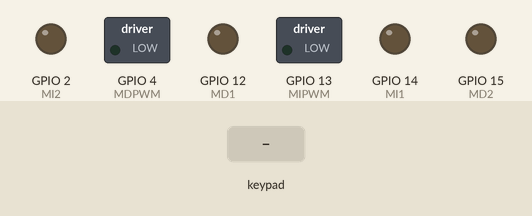
Recording of a sketch running on a simulated ESP32. Shown: switched loads named in the sketch (green lamp = pin HIGH), output pins drawn as LEDs (lit = HIGH). Inputs (shaded band) come from the test bench. Nothing arrives over Bluetooth unless stated.

Above: at 1.2 s.
1.3 s: key 'U' pressed
At 1.69 s:
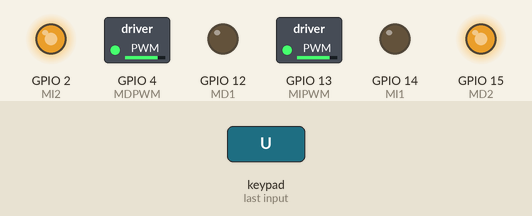
4.3 s: key 'D' pressed
At 4.69 s:
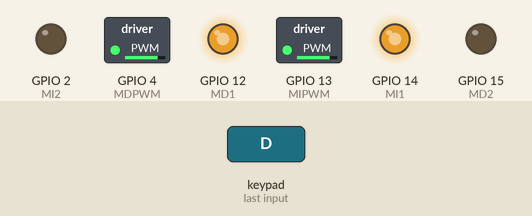
7.3 s: key 'L' pressed
At 7.69 s:
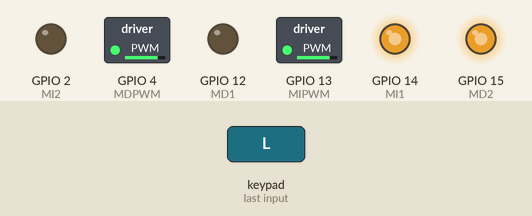
10.3 s: key 'R' pressed
Timing chart, 0 to 13.3 s (numbered marks = the images above; inputs shaded):
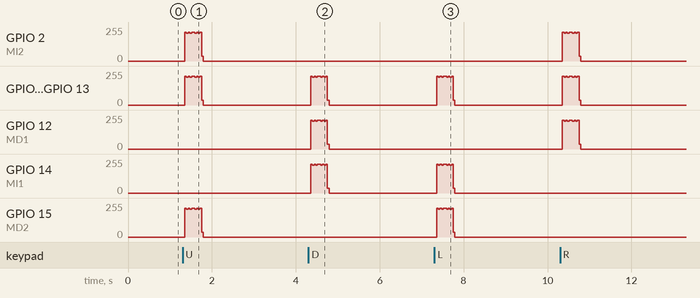

The sketch:

Codigo_final_coche.ino
```cpp
#include <PS4Controller.h>

// MOTORES
#define MI1 14      // Dirección motor izquierdo (pin 14)
#define MI2 2       // Dirección motor izquierdo (pin 2)
#define MIPWM 13    // PWM motor izquierdo (pin 13)
#define MD1 12      // Dirección motor derecho (pin 12)
#define MD2 15      // Dirección motor derecho (pin 15)
#define MDPWM 4     // PWM motor derecho (pin 4)

#define freq 5000
#define MD1_PWM 2   // Canal PWM motor derecho
#define MI1_PWM 4   // Canal PWM motor izquierdo

int Rpwm = 0, Lpwm = 0;
int speed_rc = 255;
int minspeed_rc = 30;

void setup() {
    // Configuración de PWM
    ledcSetup(MD1_PWM, freq, 8); // Config de PWM MD1
    ledcSetup(MI1_PWM, freq, 8); // Config de PWM MI1

    // Configuración de pines
    pinMode(MD1, OUTPUT);
    pinMode(MD2, OUTPUT);
    pinMode(MI1, OUTPUT);
    pinMode(MI2, OUTPUT);

    // Asignar PWM a los pines
    ledcAttachPin(MDPWM, MD1_PWM);
    ledcAttachPin(MIPWM, MI1_PWM);

    mstop(1);
    PS4.attachOnConnect(onConnect);
    PS4.begin();
    mstop(80);
}

void loop() {
    // Controles de dirección con el joystick izquierdo (avance/retroceso progresivo)
    if (PS4.LStickY() >= 5) {  // Joystick arriba (avanzar)
        Lpwm = map(PS4.LStickY(), 6, 127, minspeed_rc, speed_rc);
        Rpwm = Lpwm;  // Ambos motores deben avanzar al mismo ritmo
        forward(Rpwm, Lpwm, 2);
    }
    if (PS4.LStickY() <= -5) {  // Joystick abajo (retroceder)
        Lpwm = map(PS4.LStickY(), -6, -128, minspeed_rc, speed_rc);
        Rpwm = Lpwm;  // Ambos motores deben retroceder al mismo ritmo
        backward(Rpwm, Lpwm, 2);
    }

    // Controles de dirección con el joystick derecho (girar)
    if (PS4.RStickX() >= 5) {  // Joystick derecho hacia la derecha (girar)
        Lpwm = map(PS4.RStickX(), 6, 127, minspeed_rc, speed_rc);
        Rpwm = -Lpwm;  // Un lado avanza y el otro retrocede
        right(Rpwm, Lpwm, 2);
    }
    if (PS4.RStickX() <= -5) {  // Joystick derecho hacia la izquierda (girar)
        Lpwm = map(PS4.RStickX(), -6, -128, minspeed_rc, speed_rc);
        Rpwm = -Lpwm;  // Un lado avanza y el otro retrocede
        left(Rpwm, Lpwm, 2);
    }

    // Controles de botones sin PWM (máxima velocidad)
    if (PS4.Up()) {
        forward(255, 255, 5);  // Avanzar sin PWM
    }
    if (PS4.Down()) {
        backward(255, 255, 5);  // Retroceder sin PWM
    }
    if (PS4.Right()) {
        right(255, 255, 5);  // Girar sin PWM hacia la derecha
    }
    if (PS4.Left()) {
        left(255, 255, 5);  // Girar sin PWM hacia la izquierda
    }

    // Detener motores cuando los joysticks estén en el centro
    if ((PS4.RStickX() > -10 && PS4.RStickX() < 10) && (PS4.LStickY() > -10 && PS4.LStickY() < 10)) {
        mstop(1);
    }
}

void onConnect() {
    PS4.setLed(70, 0, 70);
    PS4.sendToController();
}

// Función para avanzar
void forward(byte PWM1, byte PWM2, int T) {
    ledcWrite(MD1_PWM, PWM1);
    ledcWrite(MI1_PWM, PWM2);
    digitalWrite(MD1, LOW);  // Ambos motores derecho avanzan
    digitalWrite(MD2, HIGH);
    digitalWrite(MI1, LOW);  // Ambos motores izquierdo avanzan
    digitalWrite(MI2, HIGH);
    delay(T);
}

// Función para retroceder
void backward(byte PWM1, byte PWM2, int T) {
    ledcWrite(MD1_PWM, PWM1);
    ledcWrite(MI1_PWM, PWM2);
    digitalWrite(MD1, HIGH);   // Motores derecho retroceden (correcto)
    digitalWrite(MD2, LOW);    // Cambiado: MD2 debe ser LOW para retroceder
    digitalWrite(MI1, HIGH);   // Motores izquierdo retroceden (correcto)
    digitalWrite(MI2, LOW);    // Cambiado: MI2 debe ser LOW para retroceder
    delay(T);
}

// Función para girar a la derecha
void right(byte PWM1, byte PWM2, int T) {
    ledcWrite(MD1_PWM, PWM1);
    ledcWrite(MI1_PWM, PWM2);
    digitalWrite(MD1, HIGH);   // Motores derecho avanzan
    digitalWrite(MD2, LOW);
    digitalWrite(MI1, LOW);  // Motores izquierdo retroceden
    digitalWrite(MI2, HIGH);
    delay(T);
}

// Función para girar a la izquierda
void left(byte PWM1, byte PWM2, int T) {
    ledcWrite(MD1_PWM, PWM1);
    ledcWrite(MI1_PWM, PWM2);
    digitalWrite(MD1, LOW);  // Motores derecho retroceden
    digitalWrite(MD2, HIGH);
    digitalWrite(MI1, HIGH);   // Motores izquierdo avanzan
    digitalWrite(MI2, LOW);
    delay(T);
}

// Función para detener los motores
void mstop(int T) {
    ledcWrite(MD1_PWM, 0);
    ledcWrite(MI1_PWM, 0);
    digitalWrite(MD1, LOW);
    digitalWrite(MD2, LOW);
    digitalWrite(MI1, LOW);
    digitalWrite(MI2, LOW);
    delay(T);
}
```
